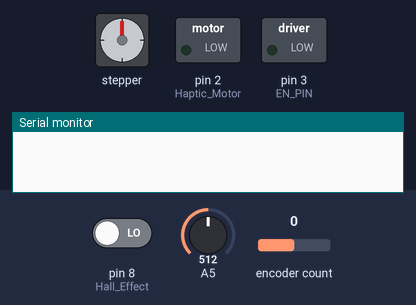
The sketch below on a simulated Arduino Uno, built with avr-gcc and run on an emulated ATmega328P. Shown: stepper motor, switched loads named in the sketch (green lamp = pin HIGH), the last lines printed to the serial monitor. Dashed ring = blinking. Inputs (shaded band) come from the test bench; at power-on: encoder count 0, A5 = 512, pin 8 (Hall_Effect) LOW. Stepper angles assume 200 steps per turn.

Above: at 1.2 s.
1.3 s: encoder count set to 4
At 2.8 s:
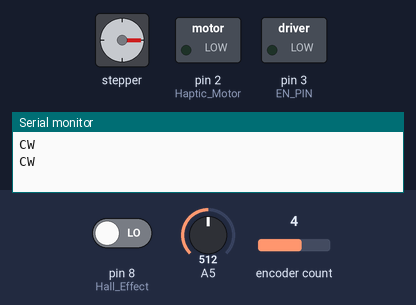
3.3 s: A5 set to 607
4.8 s: A5 set to 621
At 5.7 s:
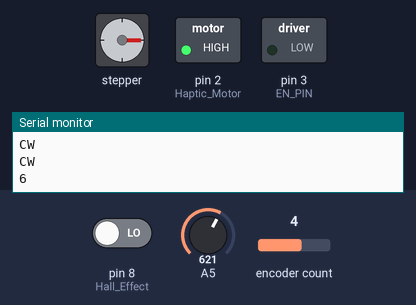
6.5 s: encoder count set to 5
At 8.2 s:
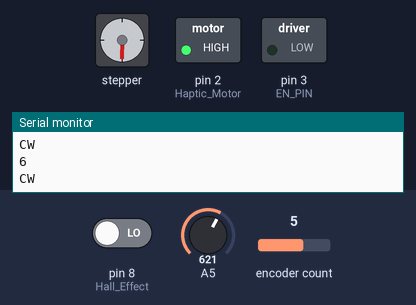
8.5 s: A5 set to 518
10.0 s: A5 set to 500
At 10.2 s:
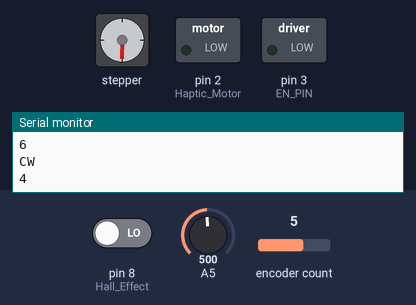
Timing chart, 0 to 12.7 s (numbered marks = the images above; inputs shaded):
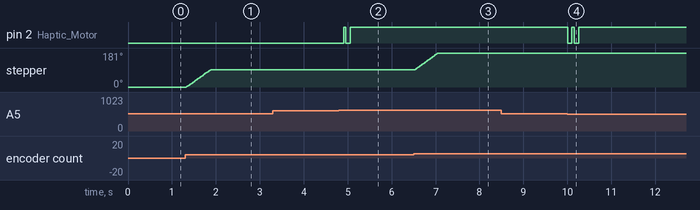

Measured:
- the behaviour switches between 613 and 614 on A5 (found by bisection; images 1 and 2)
- the behaviour switches between 512 and 511 on A5 (found by bisection; images 3 and 4)
- after the input at 1.3 s, stepper: turns 91° clockwise in 0.56 s, starting at once
- after the input at 3.3 s, every drawn part: stays the same
- after the input at 4.8 s, pin 2 (Haptic_Motor): LOW → HIGH after 0.11 s, → LOW 0.05 s later, → HIGH 0.10 s later
- after the input at 6.5 s, stepper: turns 90° clockwise in 0.55 s, starting at once
- after the input at 8.5 s, every drawn part: stays the same
- after the input at 10.0 s, pin 2 (Haptic_Motor): alternates HIGH for 0.05 s and LOW for 0.10 s, 4 changes in all, then stays HIGH, starting at once

The sketch:

gptea_base_4.ino
```cpp
#include <AccelStepper.h>

//Motor
#define dirPin1 5
#define stepPin1 4
int EN_PIN = 3;
#define motorInterfaceType 1
AccelStepper rotation = AccelStepper(motorInterfaceType, stepPin1, dirPin1);

//encoder
#include <Encoder.h>
#define outputA 10
#define outputB 11
Encoder encoder(outputA, outputB);
long currentPosition = 0;
long previousPosition = 0;
long lastReadings[5] = {0, 0, 0, 0, 0};
int index = 0;

#define BUFFER_SIZE 16 // Set the buffer size based on the size of 4 integers (4 bytes each)
byte buffer[BUFFER_SIZE]; // Create a buffer to store incoming bytes

int currentPotVal = 0;
int recordingState = 0;

////////////////////////////////////////////////////////////////////////////////////////////////////////////////////
////////////////////////////////////////////////////////////////////////////////////////////////////////////////////
//////////////////////////////////////////////////////////


void moveMotorBackAndForth(int repeats) {
 for (int i = 0; i < repeats; i++) {
   rotation.moveTo(100);
   while (rotation.distanceToGo() != 0) {
     rotation.run();
   }
   rotation.moveTo(-100);
   while (rotation.distanceToGo() != 0) {
     rotation.run();
   }
 }
}

void hapticBuzz(){
  digitalWrite(2, LOW);
   delay(100);
   digitalWrite(2, HIGH);
   delay(50);
   digitalWrite(2, LOW);
   delay(100);
   digitalWrite(2, HIGH);
   delay(50);
}

////////////////////////////////////////////////////////////////////////////////////////////////////////////////////
////////////////////////////////////////////////////////////////////////////////////////////////////////////////////
//////////////////////////////////////////////////////////


void setup() {
 Serial.begin(115200);
 while (!Serial) {
   ;  // wait for serial port to connect. Needed for native USB port only
 }

 //Motor Set Up
 pinMode(EN_PIN, OUTPUT);
 digitalWrite (EN_PIN, LOW);
 rotation.setMaxSpeed(3000);
 rotation.setAcceleration(2000);

  pinMode(8, INPUT); //Hall Effect
  pinMode(2, OUTPUT);  //Haptic Motor
}

////////////////////////////////////////////////////////////////////////////////////////////////////////////////////
////////////////////////////////////////////////////////////////////////////////////////////////////////////////////
//////////////////////////////////////////////////////////


void loop() {
 static bool direction = true; // State variable to toggle direction
 int potValue = analogRead(A5);


 // 1. Cup Coaster Dial
 long potVal = map(potValue, 0, 1023, 0, 10);
 if (potVal % 2 == 0){
   if (currentPotVal != potVal){
     Serial.println(potVal);
     hapticBuzz();
     currentPotVal = potVal;
   }
 }

 // 2. Manual Motor control
  int result = checkEncoder();
  if (result == 1) {
    Serial.println("CW");
    rotation.move(50);
  } else if (result == -1) {
    Serial.println("CCW");
    rotation.move(-50);
  }
  rotation.run();
  delay(10);


  // Check if data is available to read from the serial buffer.
  if (Serial.available() > 0) {
    // Read the incoming line as a string.
    String data = Serial.readStringUntil('\n');
    data.trim();
    int receivedNumber = data.toInt();

    // Check if the received number is 5.
    if (receivedNumber == 5) {
      Serial.println("run pour tea sequence ");
      //Blue light
      digitalWrite(6, HIGH);
      delay(3000);
      digitalWrite(6, LOW);
    }
  }

  bool hall = digitalRead(8);  //Hall effect; recording button


  // Check if magnet is detached and we're not already recording
  if (hall == HIGH && recordingState == 0) {  //HIGHT = DETACHED
    Serial.println("Recording audio...");
    Serial.println("1");
    recordingState = 1; // Set recording state
  }
  // Check if magnet is attached and stop is not already enabled
  else if (hall == LOW && recordingState == 1) {
    Serial.println("Stop recording");
    Serial.println("3");
    Serial.println("submitting audio to API");
    recordingState = 0; // Reset recording state
  }

  // Reset stopState when hall is HIGH and we are already recording
  if (recordingState == 1) {
    //Serial.println("...");
  }

}


////////////////////////////////////////////////////////////////////////////////////////////////////////////////////
////////////////////////////////////////////////////////////////////////////////////////////////////////////////////
//////////////////////////////////////////////////////////

int checkEncoder() {
  currentPosition = encoder.read();

  // Store the current position in the readings buffer
  lastReadings[index] = currentPosition;
  index = (index + 1) % 5; // Move index and wrap around

  // Calculate the average of the last readings
  long averagePosition = 0;
  for (int i = 0; i < 5; i++) {
    averagePosition += lastReadings[i];
  }
  averagePosition /= 5;

  // Check if there's a significant change
  if (averagePosition > previousPosition + 4) { // Threshold for clockwise
    previousPosition = averagePosition;
    return 1;
  } else if (averagePosition < previousPosition - 4) { // Threshold for counterclockwise
    previousPosition = averagePosition;
    return -1;
  }
  return 0; // No significant change
}


 // // Only update the target position when needed
 // if (rotation.distanceToGo() == 0) { // Check if motor has reached the target
 //   if (direction) {
 //     rotation.moveTo(100); // Move to 100
 //   } else {
 //     rotation.moveTo(-100); // Move to -100
 //   }
 //   direction = !direction; // Toggle direction
 // }

 // rotation.run();


//   if (Serial.available() >= BUFFER_SIZE) {
//     Serial.readBytes(buffer, BUFFER_SIZE);
//     // Convert the bytes back to integers
//     int received_integers[4];
//     for (int i = 0; i < 4; i++) {     // remember to change int length here
//       received_integers[i] = 0;
//       for (int j = 0; j < 4; j++) {
//         received_integers[i] |= buffer[i * 4 + j] << (8 * j);
//       }
//     }

//     if (received_integers[0] == 0) {    // default: absolute mode
//       //Set Destination and Move
//       rotaPosition = degreesToSteps(received_integers[1]);
//       rotation.moveTo(rotaPosition);
//       isRotateRunning = true;

//       tiltPosition = tiltToSteps(received_integers[2]);
// //        tiltPosition = received_integers[2];
//       tilt.moveTo(tiltPosition);
//       isTiltRunning = true;

//     } else if (received_integers[0] == 1) {   // relative mode
//       int rotaMove = degreesToSteps(received_integers[1]);
//       rotation.move(rotaMove);
//       isRotateRunning = true;

//       int tiltMove = tiltToSteps(received_integers[2]);
// //        int tiltMove = received_integers[2];
//       tilt.move(tiltMove);
//       isTiltRunning = true;
//     }


////////////////////////////////////////////////////////////////////////////////////////////////////
////////////////////////////////////////////////////////////////////////////////////////////////////
////////////////////////////////////////////////////////////////////////////////////////////////////
//int degreesToSteps(int angle){
//  angle = angle % 360;
//  long stepsToMove = (angle / 360.0) * stepsPerRevolution;
//  return stepsToMove;
//}
//
//int tiltToSteps(int tiltVal){
//  //range from 1-20
//  tiltVal = tiltVal % 20;
//  long stepsToMove = (tiltVal / 20.0) * fullTiltSteps;
//  return stepsToMove;
//}
//
//void move_motor_to_home(){
//  //just the rotation for now
//  //move until endstop is HIGH
////  bool rotationHomeState = digitalRead(rotationHomePin);
//  while (!rotationHasHomed) {
////    Serial.println(rotationHasHomed);
//    if (digitalRead(rotationHomePin) != HIGH){
//      //moving motor to home
//      rotation.move(100);
//      rotation.run();
//    } else {
//      //at home location, set this to 0,0,0 postion
//      rotation.setCurrentPosition(0);
//      rotationHasHomed = true;
//    }
//  }
//}
//
//void move_tilt_to_home(){
//    while (!tiltHasHomed) {
////    Serial.println(rotationHasHomed);
//    if (digitalRead(tiltEndstop) != HIGH){
//      //moving motor to home
//      tilt.move(-100);
//      tilt.run();
//    } else {
//      //at home location, set this to 0,0,0 postion
//      tilt.setCurrentPosition(0);
//      tiltHasHomed = true;
//    }
//  }
//}
//
//void set_up_motor_stepping_logic(){
//    if (isRotateRunning) {
//    rotation.run();
//  }
//
//  if (isTiltRunning) {
//    tilt.run();
//  }
//
//  if (isFocusRunning) {
//    focus.run();
//  }
//
//  if (rotation.distanceToGo() == 0) {
//    isRotateRunning = false;
//  }
//
//  if (tilt.distanceToGo() == 0) {
//    isTiltRunning = false;
//  }
//
//  if (focus.distanceToGo() == 0) {
//    isFocusRunning = false;
//  }
//}
```
